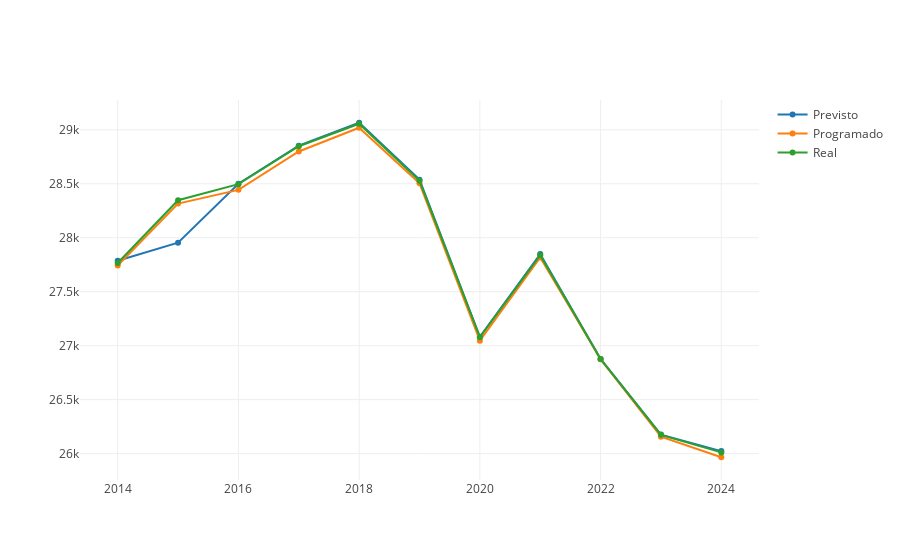

Notebook code for this chart:
### Code cell
def demandaHistoricoAnual(): Unit = {
  val dfPromedioAnual = dfDemandaTiempoReal
    .filter(year(col("Fecha")) =!= 2013)
    .groupBy(date_format(col("Fecha"), "yyyy").as("Año"))
    .agg(
      avg("Valor_previsto").as("Valor_previsto_avg_año"),
      avg("Valor_programado").as("Valor_programado_avg_año"),
      avg("Valor_real").as("Valor_real_avg_año")
    )
    .orderBy(col("Año"))

  val seqValorPrevisto = dfPromedioAnual.select("Valor_previsto_avg_año").as[Double].collect.toSeq
  val seqValorProgramado = dfPromedioAnual.select("Valor_programado_avg_año").as[Double].collect.toSeq
  val seqValorReal = dfPromedioAnual.select("Valor_real_avg_año").as[Double].collect.toSeq
  val seqAños = dfPromedioAnual.select("Año").as[String].collect.toSeq

  val tracePrevisto = Scatter(seqAños, seqValorPrevisto, name = "Previsto")
  val traceProgramado = Scatter(seqAños, seqValorProgramado, name = "Programado")
  val traceReal = Scatter(seqAños, seqValorReal, name = "Real")
     
  val data = Seq(tracePrevisto, traceProgramado, traceReal)
  plot(data)
}

demandaHistoricoAnual()

### Figure 1 — Plotly figure (JSON) as saved in the notebook; plotly's stock layout.template omitted (floating-point values rounded to 4 significant figures)
{"data": [{"name": "Previsto", "type": "scatter", "x": ["2014", "2015", "2016", "2017", "2018", "2019", "2020", "2021", "2022", "2023", "2024"], "y": [27790.0, 27950.0, 28500.0, 28850.0, 29070.0, 28540.0, 27080.0, 27850.0, 26880.0, 26180.0, 26020.0]}, {"name": "Programado", "type": "scatter", "x": ["2014", "2015", "2016", "2017", "2018", "2019", "2020", "2021", "2022", "2023", "2024"], "y": [27740.0, 28320.0, 28440.0, 28800.0, 29020.0, 28500.0, 27050.0, 27820.0, 26870.0, 26160.0, 25970.0]}, {"name": "Real", "type": "scatter", "x": ["2014", "2015", "2016", "2017", "2018", "2019", "2020", "2021", "2022", "2023", "2024"], "y": [27770.0, 28350.0, 28500.0, 28850.0, 29060.0, 28530.0, 27080.0, 27840.0, 26880.0, 26170.0, 26010.0]}], "layout": {"autosize": true, "xaxis": {"autorange": true, "range": [2013.0, 2025.0], "type": "linear"}, "yaxis": {"autorange": true, "range": [25740.0, 29290.0], "type": "linear"}}}
